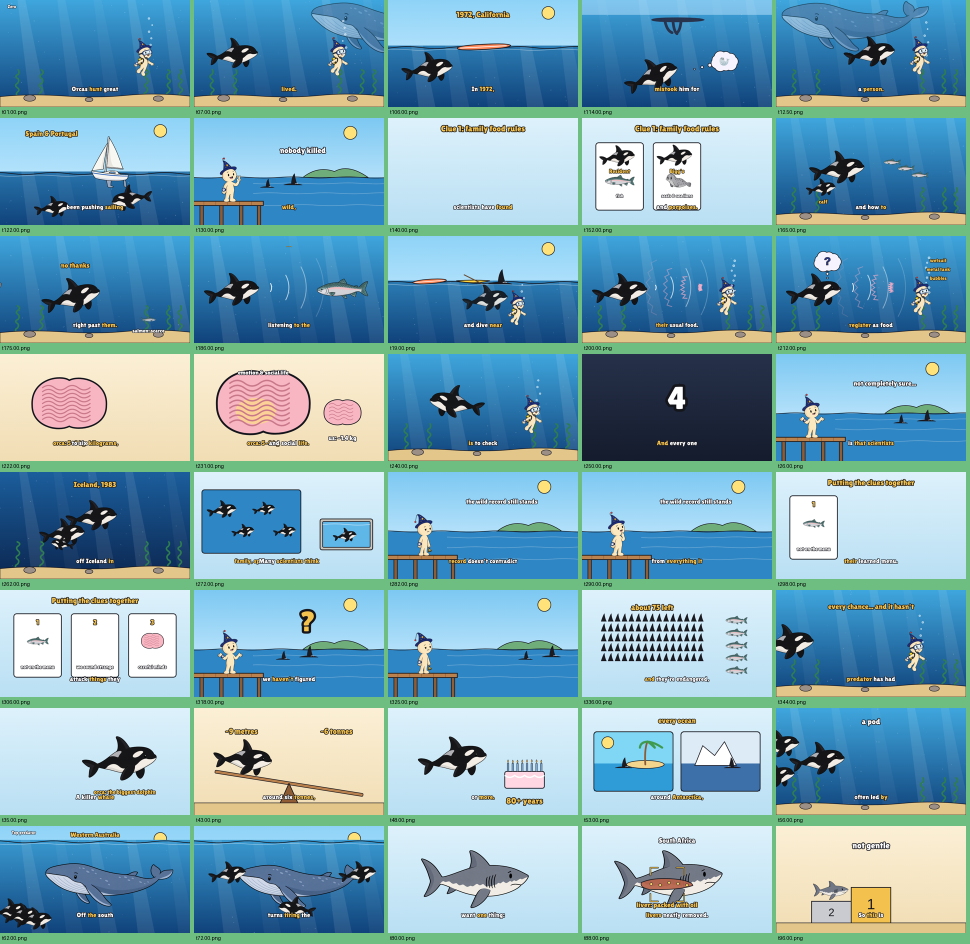
#> input picture dot-studio/images/orcas/qa/beats.png, 1940 x 1888 px, given as the content of the folder qa/sheet1.png, which was not available (shown at 1/2 size)
$ python contact.py qa qa/sheet1.png 5
#> lines starting #> are read from the running program, lines starting #| are printed output that depends on the picture; pictures that were not available may be replaced by others from this repository, and a replacement may not be noted
# contact.py OUT.png DIR [cols] - every still in DIR in one grid with its file name (keeps the frames' aspect)
import os, sys
from PIL import Image, ImageDraw
out, d = sys.argv[1], sys.argv[2]
cols = int(sys.argv[3]) if len(sys.argv) > 3 else 5
files = sorted(f for f in os.listdir(d) if f.endswith(".png"))
first = Image.open(os.path.join(d, files[0]))
#> first is the input picture: PIL image 1940x1888 RGB; mean R, G, B 122.5, 167.9, 183.2
w = 380
h = round(w * first.height / first.width)
#> h = 370
rows = (len(files) + cols - 1) // cols
sheet = Image.new("RGB", (cols * (w + 8), rows * (h + 22)), (110, 190, 130))
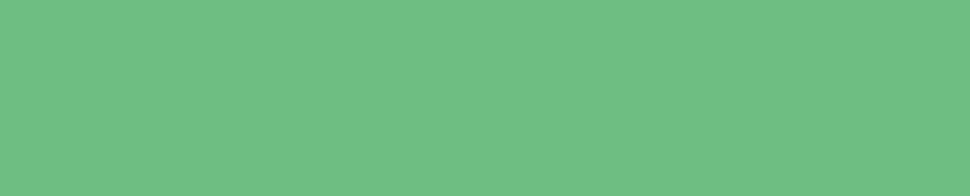
#> sheet: PIL image 1940x392 RGB (shown at 1/2 size); mean R, G, B 110, 190, 130
dr = ImageDraw.Draw(sheet)
for i, f in enumerate(files):
    im = Image.open(os.path.join(d, f)).convert("RGB").resize((w, h))
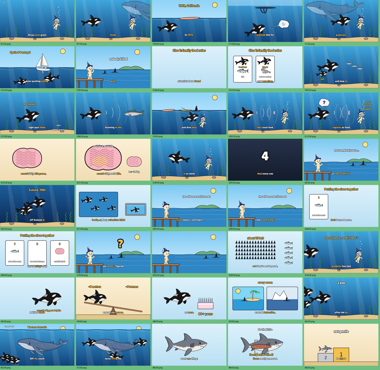
#> im: PIL image 380x370 RGB; mean R, G, B 122.5, 167.9, 183.1
    x, y = (i % cols) * (w + 8), (i // cols) * (h + 22)
#> x = 0; y = 0
    sheet.paste(im, (x, y))
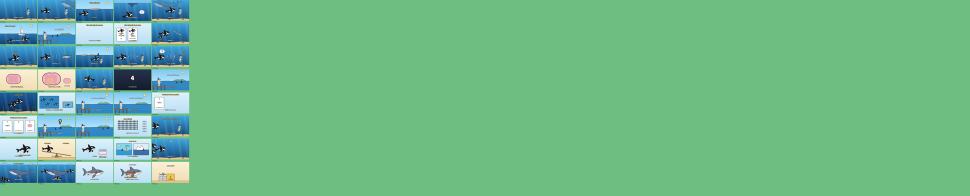
#> sheet: PIL image 1940x392 RGB (shown at 1/2 size); mean R, G, B 112.3, 185.9, 139.8
    dr.text((x + 4, y + h + 4), f, fill=(0, 0, 0))
sheet.save(out)
